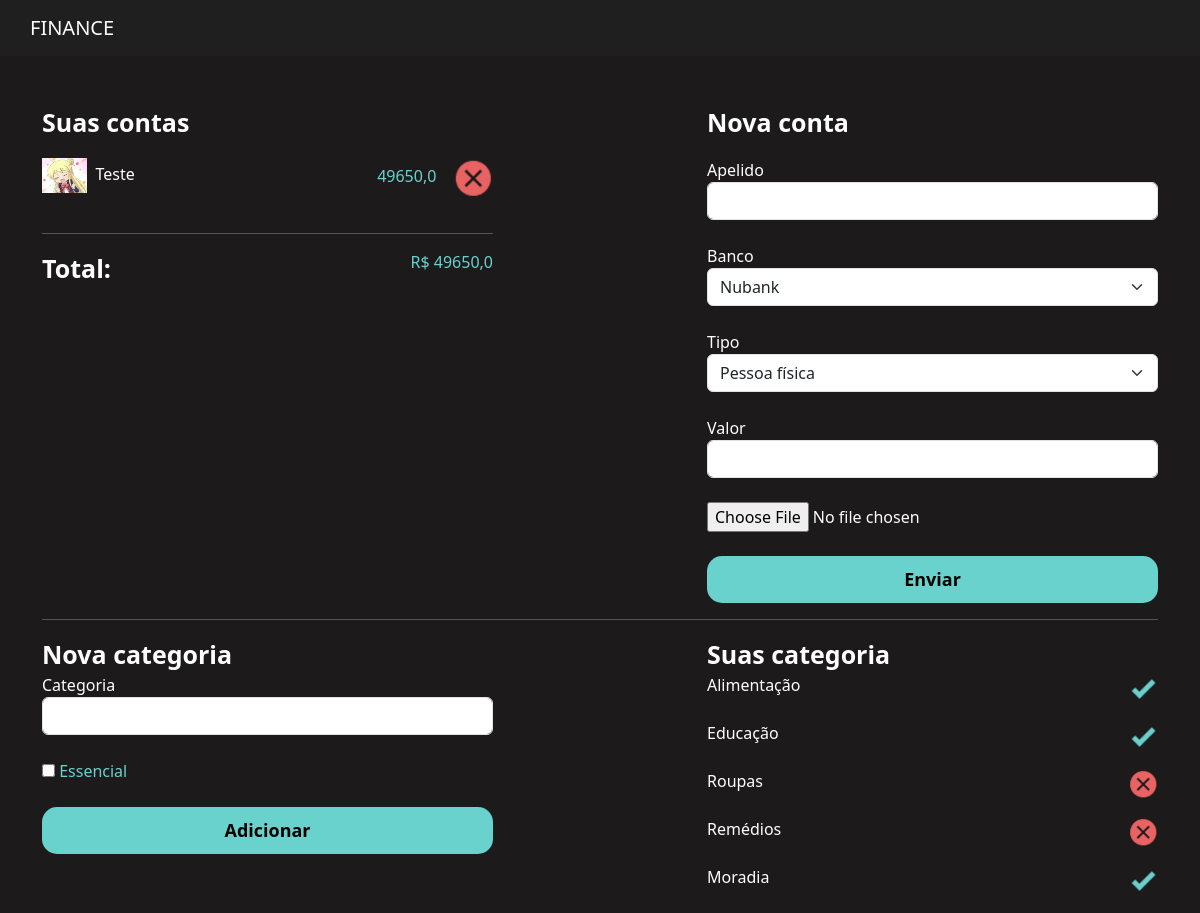
The page /perfil/gerenciar/ on the database its author committed.
### Perfil/models.py (models this page shows, shortened)
class Conta(models.Model):
    banco_choices = (
        ('NU','Nubank'),
        ('CE', 'Caixa Economica')
    )
    tipo_choices = (
        ('PF', 'Pessoa fisica'),
        ('PJ', 'Pessoa jurídica')
    )
    apelido = models.CharField(max_length=20)
    banco = models.CharField(max_length=2, choices=banco_choices)
    tipo = models.CharField(max_length=2, choices=tipo_choices)
    valor = models.FloatField()
    icone = models.FileField(upload_to="icones")

class Categoria(models.Model):
    categoria = models.CharField(max_length=50)
    essencial = models.BooleanField(default=False)
    valor_planejamento = models.FloatField(default=0)
    def __str__(self):
        return self.categoria

### Perfil/views.py (the view)
# urls.py: path('gerenciar/', views.gerenciar, name="gerenciar"),
def gerenciar(request): #enviar os dados para a UI/ Renderiza pro HTML
    contas = Conta.objects.all() #BUSCAR AS CONTAS
    categorias = Categoria.objects.all()#BUSCAR AS CATEGORIAS
    total_contas = calcular_total(contas, 'valor')
    return render(request,'gerenciar.html', {'contas': contas, 'total_contas' : total_contas, 'categorias': categorias,}) #variavel para o html

### Perfil/utils.py (called while the page is built)
def calcular_total(obj, campo): #obj é categorias/contas
    total = 0
    for i in obj:
        total+= getattr(i,campo) # calculo um atributo
    return total

### Perfil/templates/gerenciar.html (shortened to what this page needs)
{% extends 'bases/base.html' %}
{% load static %}
{% block 'head' %}
    <link href="{% static 'perfil/css/home.css' %}" rel="stylesheet">
    <link href="{% static 'perfil/css/gerenciar.css' %}" rel="stylesheet">
{% endblock %}
{% block 'body' %}
    <br>
    <br>
    <div class="container">
        <div class="row">
            <div class="col-md-5">
                <p class="fonte-destaque">Suas contas</p>
                <div class="contas">
                    {% for conta in contas %}
                        <div class="lista-contas-main">
                            <span><img width="10%" src="{{conta.icone.url}}">&nbsp&nbsp{{conta.apelido}}</span>
                            <span class="total-conta positivo ">{{conta.valor}}&nbsp&nbsp&nbsp <a href="/perfil/deletar_banco/{{conta.id}}"><img  width="40px" height="40px" src="{% static 'perfil/img/exit.png' %}"></a></span>
                        </div>
                        <br>
                    {%endfor%}
                </div>
                <hr>
                <span class="fonte-destaque">Total:</span>
                <span class="positivo total-conta font-destaque">R$ {{total_contas}}</span>
            </div>
            <div class="col-md-2"></div>
            <div class="col-md-5">
                <p class="fonte-destaque">Nova conta</p>
                <form action="{% url 'cadastrar_banco' %}" method="POST" enctype="multipart/form-data">{% csrf_token %}
                    <label>Apelido</label>
                    <input type="text" name="apelido" class="form-control" placeholder="">
                    <br>
                    <label>Banco</label>
                    <select name="banco" class="form-select">
                        <option value="NU">Nubank</option>
                    </select>
                    <br>
                    <label>Tipo</label>
                    <select name="tipo" class="form-select">
                        <option value="pf">Pessoa física</option>
                    </select>
                    <br>
                    <label>Valor</label>
                    <input type="number" name="valor" class="form-control" placeholder="">
                    <br>
                    <input type="file" placeholder="Ícone" name="icone" required>
                    <br>
                    <br>
                    <input style="width: 100%" type="submit" class="botao-principal" value="Enviar">
                </form>
            </div>
        </div>
        <hr>
        <div class="row">
            <div class="col-md-5">
                <span class="fonte-destaque">Nova categoria</span>
                <form action="{% url 'cadastrar_categoria' %}" method="POST" enctype="multipart/form-data" {% csrf_token %}
                    <label>Categoria</label>
                    <input type="text" name="categoria" class="form-control">
                    <br>
                    <input type="checkbox" name="essencial" value="essencial"><label class="positivo">&nbspEssencial</label>
                    <br>
                    <br>
                    <input style="width: 100%" type="submit" class="botao-principal" value="Adicionar">
                </form>
            </div>
            <div class="col-md-2">
            </div>
            <div class="col-md-5">
                <span class="fonte-destaque">Suas categoria</span>
                <br>
                <div class="contas">
                        {%for categoria in categorias %}
                        <div class="lista-contas-main">
                            <span>{{categoria}}</span>
                            <span class="total-conta"> <a href="/perfil/update_categoria/{{categoria.id}}"> <img width="30px" height="30px" src="{% if categoria.essencial %}{% static 'perfil/img/check.png'%} {% else %} {% static 'perfil/img/exit.png'%}{% endif %}"> </a> </span>
                        </div>
                        <br>
                        {%endfor%}
                </div>
            </div>
        </div>
    </div>
{% endblock %}

### templates/bases/base.html (shortened to what this page needs)
{% load static %}
<!doctype html>
<html lang="en">
  <head>
    <link href="https://cdn.jsdelivr.net/npm/bootstrap@5.3.0-alpha1/dist/css/bootstrap.min.css" rel="stylesheet">
    <link href="{% static 'geral/css/base.css' %}" rel="stylesheet">
    {% block 'head' %}{% endblock %}
  </head>
  <body>
    <nav class="navbar navbar-expand-lg navbar-dark" style="background-color: #201F1F;">
        <a class="navbar-brand" style="margin-left: 30px" href="{% url 'home'%}">FINANCE</a>
    </nav>
    {% block 'body' %}{% endblock %}
  </body>
</html>

### templates/static/geral/css/base.css (style rules this page uses)
body { background-color: #1C1A1A !important; color: white !important; }
:root { --main-color: #2B2B2B; --dark-color: #1C1A1A; --contrast-color: #69D2CD; --differential-color: #E96363; }

### templates/static/perfil/css/home.css (style rules this page uses)
.fonte-destaque { font-weight: bold; font-size: 25px; }
.total-conta { color: #B9F1D6; font-weight: 300; float: right; }
.botao-principal { text-decoration: none; color: black; font-weight: bold; font-size: 18px; padding: 10px; background-color: var(--contrast-color); text-align: center; border-radius: 15px; border: none; }
.positivo { color: var(--contrast-color); }

### rows shown on the page
Conta: icone (placeholder picture), apelido "Teste", valor "49650,0"
Categoria: categoria "Alimentação"
Categoria: categoria "Educação"
Categoria: categoria "Roupas"
Categoria: categoria "Remédios"
Categoria: categoria "Moradia"

### other values the page prints
{{ total_contas }} "49650,0"
